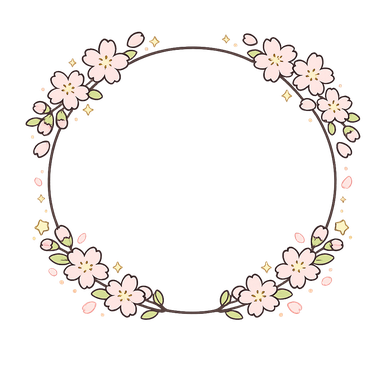
#> input picture assets/frames/frame_sakura.png, 384 x 384 px
$ python prepare_frames.py ../assets/frames/frame_sakura.png
#> lines starting #> are read from the running program, lines starting #| are printed output that depends on the picture
"""
prepare_frames.py

Same magenta-key pipeline as `prepare_mascot.py`/`prepare_icons.py`, but for
the reusable module-frame set in `scripts/module_frame_asset_prompts.md`
(bg_module_header, frame_module_title, frame_card_box, frame_mascot_bubble,
frame_level_badge). Deliberately a third script rather than reusing either:
those two force a square TARGET canvas, which is correct for a mascot pose
or an icon glyph but wrong here — several of these frames are meant to
stay non-square (a 900x220 title plaque, a wide card border) and forcing
them onto a square canvas would either crop real content or leave dead
transparent padding on two sides. This script trims to the actual alpha
bounding box and stops there, no re-square, no fixed TARGET.

Cara pakai:
    python scripts/prepare_frames.py "C:/Teisou asset/asset module/frame_card_box.png"
    python scripts/prepare_frames.py "C:/Teisou asset/asset module/"*.png
"""

import os
import sys

try:
    from PIL import Image
except ImportError:
    sys.exit("Pillow is required: python -m pip install Pillow")

REPO = os.path.dirname(os.path.dirname(os.path.abspath(__file__)))
# Deliberately NOT assets/frames/ — that directory already holds the
# unrelated avatar decoration frames (FramePreset, frame_sakura.png etc.).
OUT_DIR = os.path.join(REPO, "assets", "module_frames")


def detect_background(image):
    image = image.convert("RGB")
    width, height = image.size
    step = max(1, min(width, height) // 128)

    samples = []
    for x in range(0, width, step):
        samples.append(image.getpixel((x, 1)))
        samples.append(image.getpixel((x, height - 2)))
    for y in range(0, height, step):
        samples.append(image.getpixel((1, y)))
        samples.append(image.getpixel((width - 2, y)))

    channels = [sorted(c[i] for c in samples) for i in range(3)]
    return tuple(channel[len(channel) // 2] for channel in channels)


def key_out(image, bg, tolerance):
    image = image.convert("RGBA")
    pixels = image.load()
    width, height = image.size
    br, bg_, bb = bg

    soft = tolerance * 2
    span = soft - tolerance

    for y in range(height):
        for x in range(width):
            r, g, b, a = pixels[x, y]
            distance = abs(r - br) + abs(g - bg_) + abs(b - bb)

            if distance <= tolerance:
                pixels[x, y] = (0, 0, 0, 0)
                continue
            if distance >= soft:
                continue

            alpha = (distance - tolerance) / span
            if alpha < 0.08:
                pixels[x, y] = (0, 0, 0, 0)
                continue

            unmixed = []
            for channel, back in ((r, br), (g, bg_), (b, bb)):
                value = (channel - (1 - alpha) * back) / alpha
                unmixed.append(int(max(0, min(255, value))))
            pixels[x, y] = (unmixed[0], unmixed[1], unmixed[2],
                            int(a * alpha))
    return image


def keep_main_subject(image, keep_ratio=0.05):
    image = image.convert("RGBA")
    width, height = image.size
    alpha = image.split()[3].load()

    labels = [0] * (width * height)
    sizes = [0]

    for start in range(width * height):
        if labels[start] or alpha[start % width, start // width] <= 24:
            continue
        label = len(sizes)
        stack = [start]
        labels[start] = label
        count = 0
        while stack:
            index = stack.pop()
            count += 1
            x, y = index % width, index // width
            for nx, ny in ((x - 1, y), (x + 1, y), (x, y - 1), (x, y + 1)):
                if 0 <= nx < width and 0 <= ny < height:
                    neighbour = ny * width + nx
                    if not labels[neighbour] and alpha[nx, ny] > 24:
                        labels[neighbour] = label
                        stack.append(neighbour)
        sizes.append(count)

    if len(sizes) <= 1:
        return image

    threshold = max(sizes) * keep_ratio
    doomed = {i for i, size in enumerate(sizes) if i and size < threshold}
    if not doomed:
        return image

    pixels = image.load()
    for index, label in enumerate(labels):
        if label in doomed:
            pixels[index % width, index // width] = (0, 0, 0, 0)
    return image


def trim(image, pad=6):
    bounds = image.getbbox()
    if not bounds:
        return image
    left, top, right, bottom = bounds
    left = max(0, left - pad)
    top = max(0, top - pad)
    right = min(image.width, right + pad)
    bottom = min(image.height, bottom + pad)
    return image.crop((left, top, right, bottom))


def main():
    inputs = sys.argv[1:]
    if not inputs:
        sys.exit("usage: prepare_frames.py <input.png> [more.png ...]")

    os.makedirs(OUT_DIR, exist_ok=True)

    for path in inputs:
        name = os.path.splitext(os.path.basename(path))[0].lower()
        source = Image.open(path)
#> source is the input picture: PIL image 384x384 RGBA; mean R, G, B, A 28.4, 24.6, 22.8, 32.1
        bg = detect_background(source)
#> in detect_background, `image = image.convert("RGB")`:
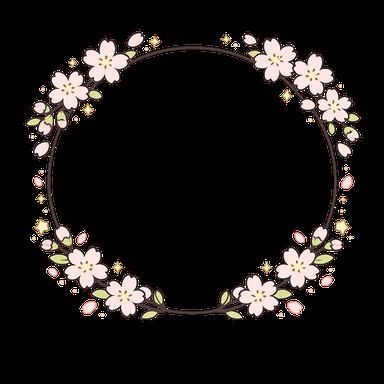
#> image: PIL image 384x384 RGB; mean R, G, B 28.4, 24.6, 22.8
#> after the loop in detect_background, `for x in range(0, width, step):`: samples = 256 items, first 6: (0, 0, 0), (0, 0, 0), (0, 0, 0), (0, 0, 0), (0, 0, 0), (0, 0, 0)
#> after the loop in detect_background, `for y in range(0, height, step):`: samples = 512 items, first 6: (0, 0, 0), (0, 0, 0), (0, 0, 0), (0, 0, 0), (0, 0, 0), (0, 0, 0)
#> in detect_background, `channels = [sorted(c[i] for c in samples) for i in range(3)]`: channels = 3 items
#> bg = (0, 0, 0)
        image = trim(keep_main_subject(key_out(source, bg, 90)))
#> in key_out, `br, bg_, bb = bg`: br = 0
#> in keep_main_subject, `image = image.convert("RGBA")`:
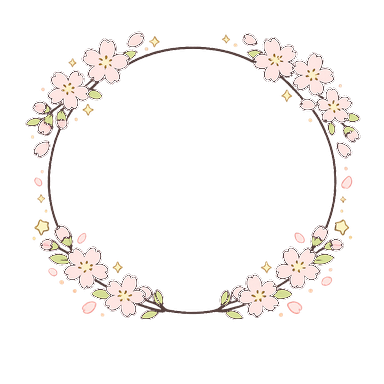
#> image: PIL image 384x384 RGBA; mean R, G, B, A 29.7, 25.6, 23.8, 28.7; transparent parts drawn white
#> after the loop in keep_main_subject, `for start in range(width * height):`: labels = 147456 items; sizes = 249 values, max 16449 at index 15, min 0 at index 0, mean 77.36
#> in keep_main_subject, `threshold = max(sizes) * keep_ratio`: threshold = 822.5
#> in keep_main_subject, `doomed = {i for i, size in enumerate(sizes) if i and size < threshold}`: doomed = 247 items
#> in trim, `bounds = image.getbbox()`: bounds = (23, 29, 363, 322)
#> in trim, `left, top, right, bottom = bounds`: left = 23; top = 29; right = 363; bottom = 322
#> in trim, `left = max(0, left - pad)`: left = 17
#> in trim, `top = max(0, top - pad)`: top = 23
#> in trim, `right = min(image.width, right + pad)`: right = 369
#> in trim, `bottom = min(image.height, bottom + pad)`: bottom = 328
#> in trim, `return image.crop((left, top, right, bottom))`:
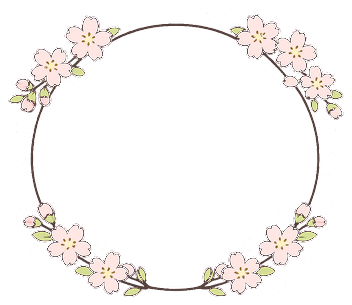
#> returned value: PIL image 352x305 RGBA; mean R, G, B, A 35.2, 30.5, 28.6, 34.4; transparent parts drawn white
        out = os.path.join(OUT_DIR, "%s.png" % name)
        image.save(out)

        opaque = sum(1 for p in image.getdata() if p[3] > 200)
#> opaque = 13534
        share = opaque / (image.width * image.height)
#> share = 0.126
        note = "  <-- suspiciously empty, wrong bg?" if share < 0.05 else ""
#> note = ''
        print(
            "[ok] %-22s bg=#%02X%02X%02X -> %s  %dx%d (%.0f%% opaque)%s"
            % (name, bg[0], bg[1], bg[2], out, image.width, image.height,
               share * 100, note)
        )
#| [ok] frame_sakura           bg=#000000 -> assets/module_frames/frame_sakura.png  352x305 (13% opaque)


if __name__ == "__main__":
    main()

$ run again, with assets/frames/frame_cat.png copied over assets/frames/frame_sakura.png
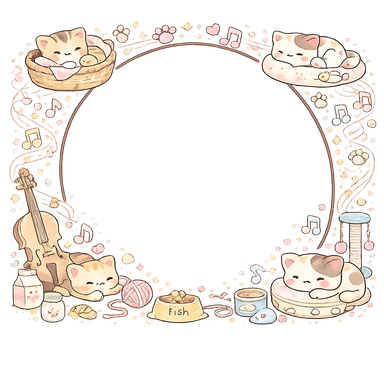
#> input picture assets/frames/frame_cat.png, 384 x 384 px
#> in main, source is the input picture: PIL image 384x384 RGBA; mean R, G, B, A 65.3, 56.7, 49.6, 59.2
#> in detect_background, `image = image.convert("RGB")`:
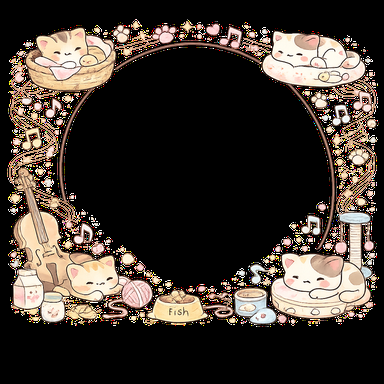
#> image: PIL image 384x384 RGB; mean R, G, B 65.3, 56.7, 49.6
#> after the loop in detect_background, `for x in range(0, width, step):`: samples = 256 items, first 6: (0, 0, 0), (0, 0, 0), (0, 0, 0), (0, 0, 0), (0, 0, 0), (0, 0, 0)
#> after the loop in detect_background, `for y in range(0, height, step):`: samples = 512 items, first 6: (0, 0, 0), (0, 0, 0), (0, 0, 0), (0, 0, 0), (0, 0, 0), (0, 0, 0)
#> channels = 3 items
#> bg = (0, 0, 0)
#> br = 0
#> after the loop in keep_main_subject, `for start in range(width * height):`: labels = 147456 items; sizes = 245 values, max 12649 at index 14, min 0 at index 0, mean 153
#> threshold = 632.5
#> doomed = 237 items
#> bounds = (7, 19, 379, 327)
#> in trim, `left, top, right, bottom = bounds`: left = 7; top = 19; right = 379; bottom = 327
#> in trim, `left = max(0, left - pad)`: left = 1
#> in trim, `top = max(0, top - pad)`: top = 13
#> in trim, `right = min(image.width, right + pad)`: right = 384
#> in trim, `bottom = min(image.height, bottom + pad)`: bottom = 333
#> in trim, `return image.crop((left, top, right, bottom))`:
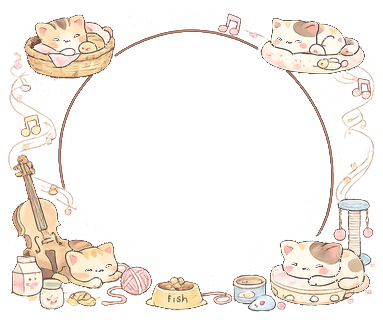
#> returned value: PIL image 383x320 RGBA; mean R, G, B, A 69, 59.8, 52, 61; transparent parts drawn white
#> opaque = 27888
#> share = 0.228
#> note = ''
#| [ok] frame_sakura           bg=#000000 -> assets/module_frames/frame_sakura.png  383x320 (23% opaque)

$ run again, with assets/frames/frame_fairytale.png copied over assets/frames/frame_sakura.png
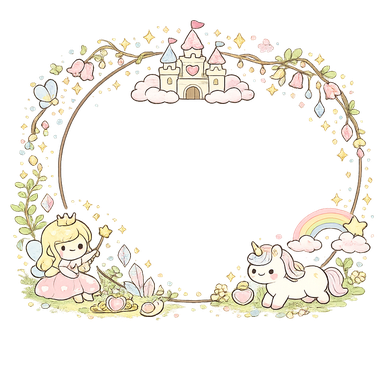
#> input picture assets/frames/frame_fairytale.png, 384 x 384 px
#> in main, source is the input picture: PIL image 384x384 RGBA; mean R, G, B, A 58.3, 54, 44.8, 54.9
#> in detect_background, `image = image.convert("RGB")`:
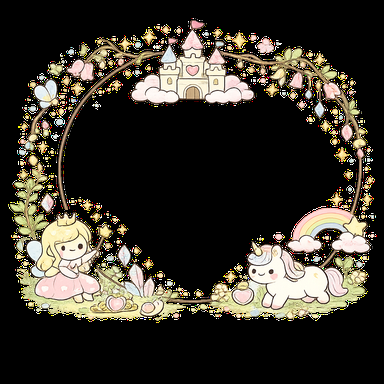
#> image: PIL image 384x384 RGB; mean R, G, B 58.3, 54, 44.8
#> after the loop in detect_background, `for x in range(0, width, step):`: samples = 256 items, first 6: (0, 0, 0), (0, 0, 0), (0, 0, 0), (0, 0, 0), (0, 0, 0), (0, 0, 0)
#> after the loop in detect_background, `for y in range(0, height, step):`: samples = 512 items, first 6: (0, 0, 0), (0, 0, 0), (0, 0, 0), (0, 0, 0), (0, 0, 0), (0, 0, 0)
#> channels = 3 items
#> bg = (0, 0, 0)
#> br = 0
#> after the loop in keep_main_subject, `for start in range(width * height):`: labels = 147456 items; sizes = 170 values, max 29792 at index 1, min 0 at index 0, mean 205.5
#> threshold = 1489.6
#> doomed = 168 items
#> bounds = (8, 18, 377, 323)
#> in trim, `left, top, right, bottom = bounds`: left = 8; top = 18; right = 377; bottom = 323
#> in trim, `left = max(0, left - pad)`: left = 2
#> in trim, `top = max(0, top - pad)`: top = 12
#> in trim, `right = min(image.width, right + pad)`: right = 383
#> in trim, `bottom = min(image.height, bottom + pad)`: bottom = 329
#> in trim, `return image.crop((left, top, right, bottom))`:
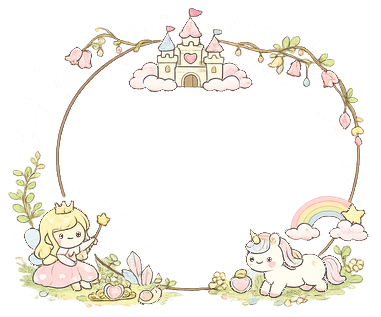
#> returned value: PIL image 381x317 RGBA; mean R, G, B, A 62.8, 58.1, 48.3, 58; transparent parts drawn white
#> opaque = 26038
#> share = 0.216
#> note = ''
#| [ok] frame_sakura           bg=#000000 -> assets/module_frames/frame_sakura.png  381x317 (22% opaque)
